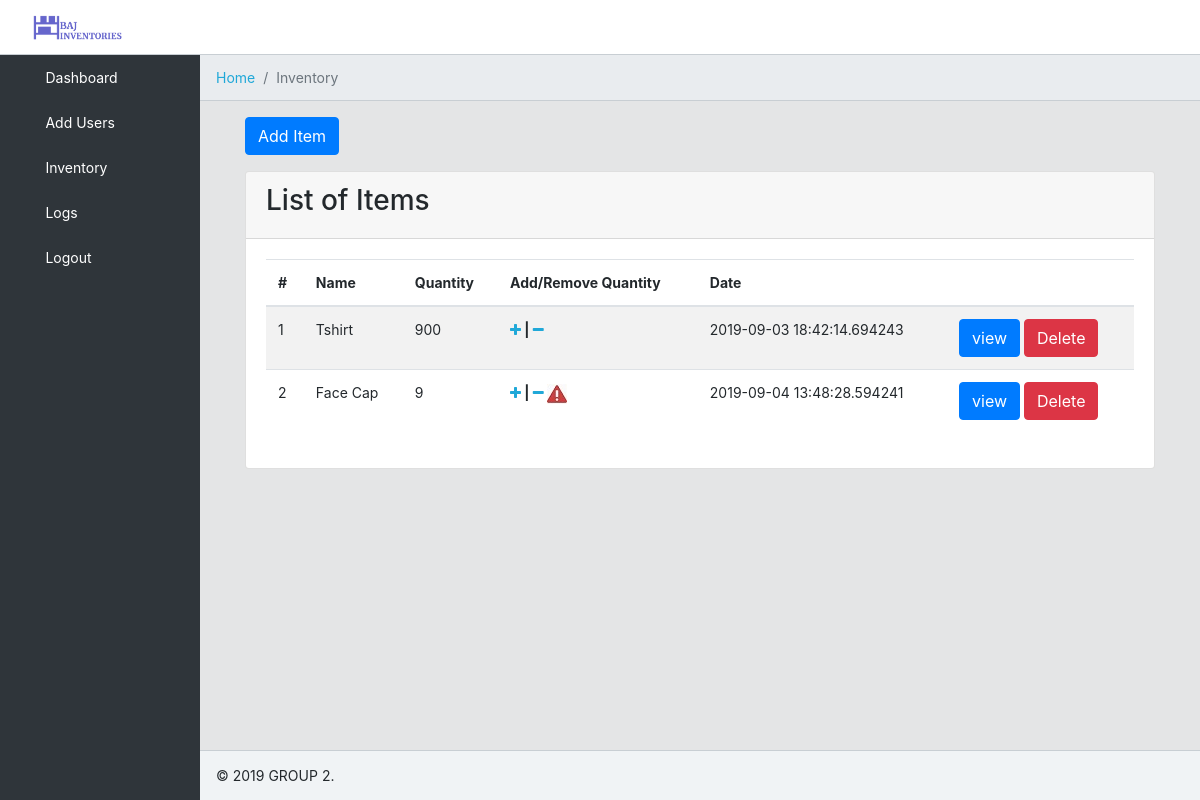
The page /inventory on the database as committed earlier.
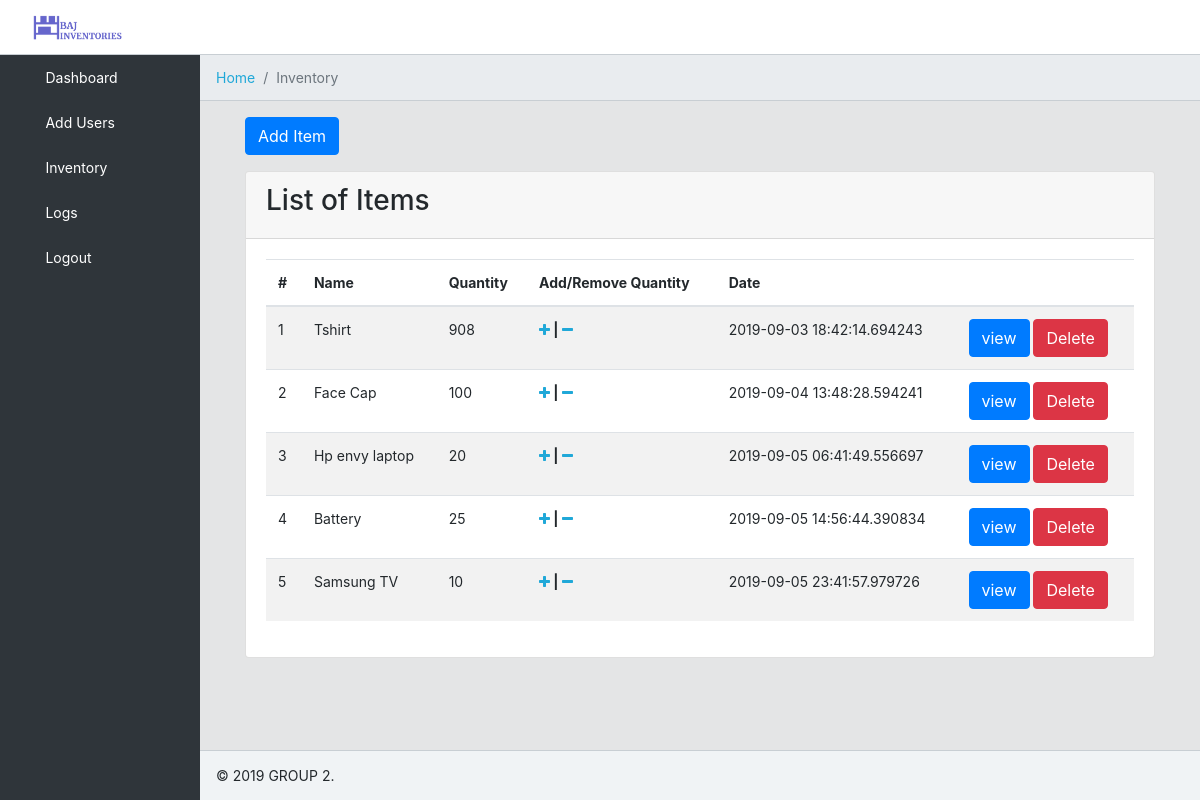
The same page on the database as committed later.
### tables this page shows
CREATE TABLE "items" (
	"id"	INTEGER NOT NULL PRIMARY KEY AUTOINCREMENT UNIQUE,
	"name"	TEXT NOT NULL UNIQUE,
	"quantity"	INTEGER NOT NULL,
	"thumbnail"	TEXT NOT NULL,
	"date"	TEXT NOT NULL,
	"user_id"	INTEGER NOT NULL
);

### application.py (the view)
@app.route("/inventory", methods=["GET", "POST"])
def inventory():
    if request.method == "POST":
        itemName = request.form.get('name')
        quantity = request.form.get('quantity')
        thumbnail = request.form.get('thumbnail')
        user_id = 1
        date  = str(datetime.now())
        sql = "INSERT INTO items (name, quantity, thumbnail, date, user_id) VALUES ('%s', %s, '%s', '%s', %s)" %(itemName, quantity, thumbnail, date, user_id)
        row = db.execute(sql)
        print(row)
        if row:
            message = "Item Created with %s stocks" %(quantity)
            item_log(message, row)
            return redirect("/inventory")
        else:
            return redirect("/")
    else:
        sql = "SELECT * FROM items"
        items = db.execute(sql)
        print(items)
        return render_template("inventory.html", items=items)

### application.py (called while the page is built)
@app.after_request
def after_request(response):
    response.headers["Cache-Control"] = "no-cache, no-store, must-revalidate"
    response.headers["Expires"] = 0
    response.headers["Pragma"] = "no-cache"
    return response

### templates/inventory.html (shortened to what this page needs)
{% extends "layout.html" %}
{% block breadcrumb %}
<li class="breadcrumb-item">
    <a href="/">Home</a>
  </li>
  <li class="breadcrumb-item active">Inventory</li>
{% endblock %}
{% block main %}
<div class="container-fluid">
    <div class="row">
        <button type="button" class="btn btn-primary" data-toggle="modal" data-target="#exampleModalLong">
            Add Item
        </button>
    </div>
    <div class="row d-flex justify-content-center h-100">
        <div class="card">
            <div class="card-header">
               <h3>List of Items</h3>
            </div>
            <div class="card-body">
                <div class="table-responsive-md">
                    <table class="table table-striped">
                            <thead>
                                <tr>
                                    <th scope="col">#</th>
                                    <th scope="col">Name</th>
                                    <th scope="col">Quantity</th>
                                    <th scope="col">Add/Remove Quantity</th>
                                    <th scope="col">Date</th>
                                    <th scope="col"></th>
                                </tr>
                            </thead>
                            <tbody>
                                    {% for e in items %}
                                    <tr>
                                        <td>{{(items.index(e) + 1)}} </td>
                                        <td>{{e['name']}} </td>
                                        <td>{{e['quantity']}} </td>
                                        <td><strong><a href='#' name='{{e["id"]}}' class='plus' id='{{e["quantity"]}}'><i class="fa fa-plus" aria-hidden="true"></i></a> | <a href='#' name='{{e["id"]}}' class='minus' id='{{e["quantity"]}}'><i class="fa fa-minus" aria-hidden="true"></i></a> </strong> {% if e["quantity"] < 10 %} <span><img src="/static/caution.jpg" /></span> {% endif %}</td>
                                        <td>{{e['date']}} </td>
                                        <td><a href='view?id={{e["id"]}}' class='btn btn-xs btn-primary'>view</a> <a href='#' class='btn btn-xs btn-danger remove_item' name='{{e["id"]}}'>Delete</a></td>
                                    </tr>
                                    {% endfor %}
                            </tbody>
                    </table>
                </div>
            </div>
        </div>
    </div>
</div>
{% endblock %}

### templates/layout.html (shortened to what this page needs)
<!DOCTYPE html>
<html lang="en">
  <head>
    <link href="https://stackpath.bootstrapcdn.com/bootstrap/4.1.3/css/bootstrap.min.css" rel="stylesheet">
    <link href="https://cdnjs.cloudflare.com/ajax/libs/flag-icon-css/3.3.0/css/flag-icon.css" rel="stylesheet">
    <link href="https://stackpath.bootstrapcdn.com/font-awesome/4.7.0/css/font-awesome.min.css" rel="stylesheet">
    <link href="https://cdnjs.cloudflare.com/ajax/libs/simple-line-icons/2.4.1/css/simple-line-icons.css" rel="stylesheet">
    <link href="../static/style.css" rel="stylesheet">
  </head>
  <body class="app header-fixed sidebar-fixed aside-menu-fixed sidebar-lg-show">
    <header class="app-header navbar">
      <a class="navbar-brand" href="/">
        <img class="navbar-brand-full" src="/static/bajinventories.png" width="89" height="25" alt="Baj Inventory">
      </a>
    </header>
    <div class="app-body">
      <div class="sidebar">
        <nav class="sidebar-nav">
          <ul class="nav">
            <li class="nav-item">
              <a class="nav-link" href="index">
                 Dashboard
               </a>
            </li>
            <li class="nav-item">
              <a class="nav-link" href="users">
                 Add Users
               </a>
            </li>
            <li class="nav-item">
              <a class="nav-link" href="inventory">
                 Inventory
               </a>
            </li>
            <li class="nav-item">
                <a class="nav-link" href="history">
                   Logs
                 </a>
             </li>
             <li class="nav-item">
              <a class="nav-link" href="logout">
                 Logout
               </a>
           </li>
          </ul>
        </nav>
      </div>
      <main class="main">
        <ol class="breadcrumb">
          {% block breadcrumb %}{% endblock %}
        </ol>
        <div class="container-fluid">
          <div class="animated fadeIn">
            {% block main %}{% endblock %}
          </div>
        </div>
      </main>
    </div>
    <footer class="app-footer">
      <div>
        <span>&copy; 2019 GROUP 2.</span>
      </div>
    </footer>
  </body>
</html>

Rows that differ between the two databases and show on the page:
changed items "Tshirt": quantity "900" → "908"
changed items "Face Cap": quantity "9" → "100"; quantity: picture removed
added items: value "3", name "Hp envy laptop", quantity "20", date "2019-09-05 06:41:49.556697"
added items: value "4", name "Battery", quantity "25", date "2019-09-05 14:56:44.390834"
added items: value "5", name "Samsung TV", quantity "10", date "2019-09-05 23:41:57.979726"
